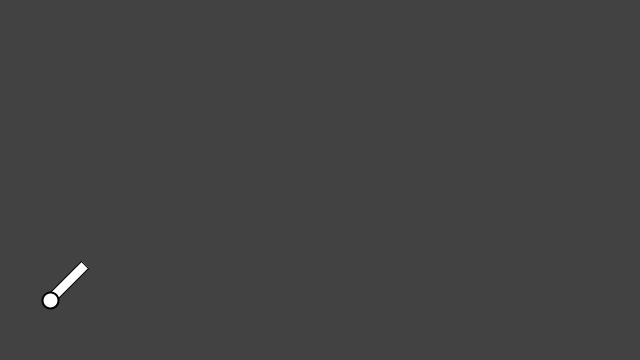
Frame 1 (no input)
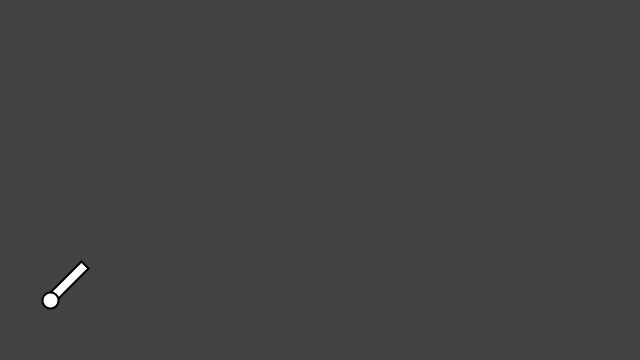
Frame 60 (the mouse pressed at the canvas centre just before this capture)
Frame 120 (the mouse held since frame 60 and released just before this capture): identical to frame 60, image omitted

The Processing sketch that drew these frames (run headless with seeded random() and noise(); from frame 60 on, the mouse is pressed at the canvas centre):

// Processing sketch: cannonBallNOC
// ── cannonBallNOC.pde
// All of this stuff should go into a Cannon class
float angle = -PI/4;
PVector position = new PVector(50, 300);
boolean shot = false;
boolean once = false;
boolean localOnce = true;

CannonBall ball;

void setup() {
  size(640, 360);
  ball = new CannonBall(position.x, position.y);
}

void draw() {
  background(66); 

  pushMatrix();
  translate(position.x, position.y);
  rotate(angle);
  rect(0, -5, 50, 10);
  popMatrix();

  if (shot) {
    PVector gravity = new PVector(0, 0.2);
    ball.applyForce(gravity);
    ball.update();
  }
  ball.display();

  if (ball.position.y > height) {
    ball = new CannonBall(position.x, position.y);  
    shot = false;
    localOnce = true;
  }
}

void keyPressed() {
  if (key == CODED && keyCode == RIGHT) {
    angle += 0.1;
  } 
  else if (key == CODED && keyCode == LEFT) {
    angle -= 0.1;
  } 
  else if (key == ' ') {
    shot = true;
    PVector force = PVector.fromAngle(angle);
    force.mult(10);
    //localOnce = true;
    once = true;
    if(once && localOnce) {
      ball.applyForce(force);
      once = false;
      localOnce = false;
    }
  }
}

// ── Cannon.pde
class CannonBall { 
  // All of our regular motion stuff
  PVector position;
  PVector velocity;
  PVector acceleration;

  // Size
  float r = 8;
  
  float topspeed = 10;

  CannonBall(float x, float y) {
    position = new PVector(x,y);
    velocity = new PVector();
    acceleration = new PVector();
  } 

  // Standard Euler integration
  void update() { 
    velocity.add(acceleration);
    velocity.limit(topspeed);
    position.add(velocity);
    acceleration.mult(0);
  }

  void applyForce(PVector force) {
    acceleration.add(force);
  }

  
  void display() { 
    stroke(0);
    strokeWeight(2);
    pushMatrix();
    translate(position.x,position.y);
    ellipse(0,0,r*2,r*2);
    popMatrix();
  }
}
